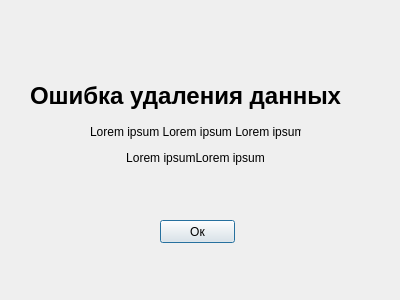
<?xml version="1.0" encoding="UTF-8"?>
<ui version="4.0">
 <class>Dialog</class>
 <widget class="QDialog" name="Dialog">
  <property name="geometry">
   <rect>
    <x>0</x>
    <y>0</y>
    <width>400</width>
    <height>300</height>
   </rect>
  </property>
  <property name="minimumSize">
   <size>
    <width>400</width>
    <height>300</height>
   </size>
  </property>
  <property name="maximumSize">
   <size>
    <width>400</width>
    <height>300</height>
   </size>
  </property>
  <property name="windowTitle">
   <string>Password Saver - Ошибка удаления данных</string>
  </property>
  <widget class="QLabel" name="label_3">
   <property name="geometry">
    <rect>
     <x>30</x>
     <y>80</y>
     <width>341</width>
     <height>31</height>
    </rect>
   </property>
   <property name="font">
    <font>
     <pointsize>18</pointsize>
     <weight>75</weight>
     <bold>true</bold>
    </font>
   </property>
   <property name="text">
    <string>Ошибка удаления данных</string>
   </property>
  </widget>
  <widget class="QLabel" name="label_4">
   <property name="geometry">
    <rect>
     <x>90</x>
     <y>120</y>
     <width>211</width>
     <height>51</height>
    </rect>
   </property>
   <property name="text">
    <string>&lt;html&gt;&lt;head/&gt;&lt;body&gt;&lt;p align=&quot;center&quot;&gt;Lorem ipsum Lorem ipsum Lorem ipsum&lt;/p&gt;&lt;p align=&quot;center&quot;&gt;Lorem ipsumLorem ipsum&lt;/p&gt;&lt;/body&gt;&lt;/html&gt;</string>
   </property>
  </widget>
  <widget class="QPushButton" name="pushButton">
   <property name="geometry">
    <rect>
     <x>160</x>
     <y>220</y>
     <width>75</width>
     <height>23</height>
    </rect>
   </property>
   <property name="text">
    <string>Ок</string>
   </property>
  </widget>
 </widget>
 <resources/>
 <connections/>
</ui>
